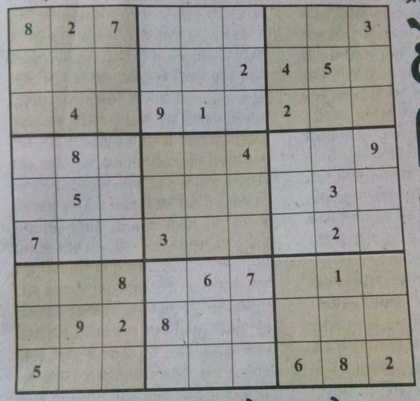
%> input picture sudokuexample4.jpg, 420 x 401 px, shrunk from 1665 x 1588 before the run
$ octave BackTrackAlgo.m   (GNU Octave 9; MATLAB toolbox functions it lacks are replaced by stand-ins)
%> lines starting %> are read from the running program, lines starting %| are printed output that depends on the picture; in (x1, y1, x2, y2) boxes, pixels count from 0 and x2, y2 are one past the last pixel; in counts of white or black regions, pixels touching at a corner belong together; the program's own positions count from 1
### FilterAndOCRUpdated.m
%For using this use SettingOutputMatrixwithStraighteningandCustomiztion.m

%Read Image.
image=imread('sudokuexample4.jpg');
%> image is the input picture: size 401x420x3 uint8; mean R, G, B 155.5, 155, 151
grayimage=rgb2gray(image);
contrastgrayimage=imadjust(grayimage);
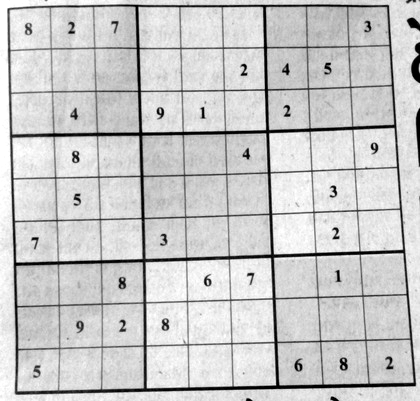
%> contrastgrayimage: size 401x420 uint8; min 0, max 255, mean 200.9
removeborder=imclearborder(contrastgrayimage);
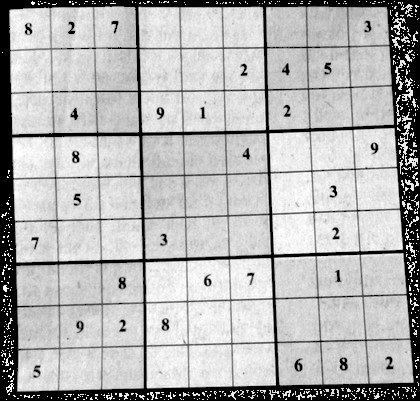
%> removeborder: size 401x420 uint8; min 0, max 255, mean 180.1
binary=removeborder>20;
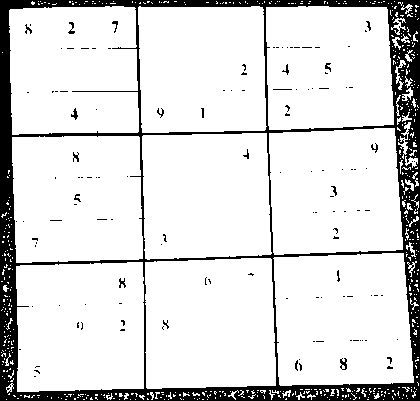
%> binary: size 401x420 logical; 86.3% white; 129 black regions (109 under 20 px), largest, box (x1, y1, x2, y2) and area: (0, 0, 420, 401) 22040, (340, 358, 347, 370) 51, (68, 22, 75, 34) 39
connComp=bwconncomp(binary);
%> connComp = 546 connected components
stats=regionprops(connComp,'Area');
%> stats = 546 regions; largest, Area: 17007, 16334, 15918, 15784, 15724
mask=binary;
mask(vertcat(connComp.PixelIdxList{[stats.Area]<1500}))=0;
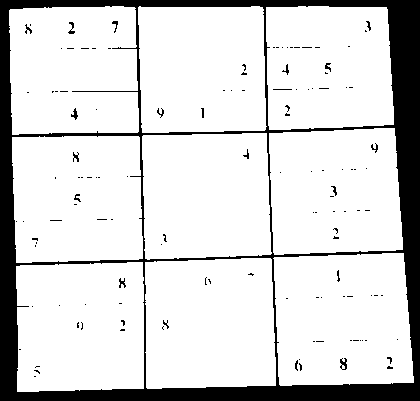
%> mask: size 401x420 logical; 84.4% white; 126 black regions (106 under 20 px), largest, box (x1, y1, x2, y2) and area: (0, 0, 420, 401) 25259, (340, 358, 347, 370) 51, (68, 22, 75, 34) 39
straighteningobject=imerode(mask,strel('disk',6));
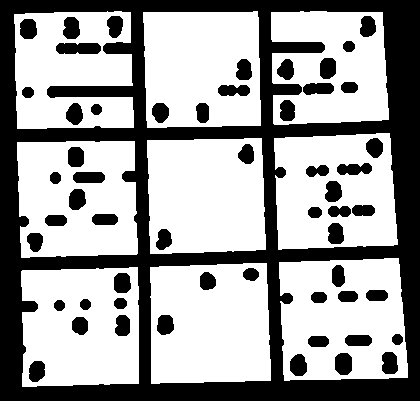
%> straighteningobject: size 401x420 logical; 62.4% white; 56 black regions, largest, box (x1, y1, x2, y2) and area: (0, 0, 420, 401) 50115, (56, 43, 101, 54) 461, (73, 172, 105, 183) 328

%Find coordinates of Rectangular region
[y,x]=find(mask);
%> y = 142119 values from 7 to 392; x = 142119 values from 10 to 414
[~,loc]=min(x+y);
%> loc = 1
C(1,:)=[x(loc),y(loc)];
[~,loc]=min(x-y);
%> loc = 1584
C(2,:)=[x(loc),y(loc)];
[~,loc]=max(x+y);
%> loc = 142119
C(3,:)=[x(loc),y(loc)];
[~,loc]=max(x-y);
%> loc = 136972
C(4,:)=[x(loc),y(loc)];

%Perform Straightening of image.
U=mean(C([1 2],1),'native');
%> U = 14
D=mean(C([3 4],1),'native');
%> D = 400.5
L=mean(C([1 4],2),'native');
%> L = 9.5
R=mean(C([2 3],2),'native');
%> R = 387.5
newcorner=[U L;U R;D R;D L];
%> newcorner = [14 9.5; 14 387.5; 400.5 387.5; 400.5 9.5]
t=cp2tform(C,newcorner,'projective');
%> t = {ndims_in 2, ndims_out 2}
%> the run ends on the next line
transform=imtransform(mask,t);

%Find new corners of straightened image.
[y,x]=find(transform);
[~,loc]=min(x+y);
C(1,:)=[x(loc),y(loc)];
[~,loc]=min(x-y);
C(2,:)=[x(loc),y(loc)];
[~,loc]=max(x+y);
C(3,:)=[x(loc),y(loc)];
[~,loc]=max(x-y);
C(4,:)=[x(loc),y(loc)];
transform1=imtransform(grayimage,t);

%Crop the image.
crop=imcrop(transform1,[C(1,1),C(1,2),C(2,2)-C(1,2),C(4,1)-C(1,1)]);
binarycrop=~(imsharpen(imadjust(crop))>124);

%Filter all connected components based on properties and their values.
connectedComponents=bwconncomp(binarycrop);
stats=regionprops(connectedComponents,'Eccentricity','Area','MajorAxisLength');
mask=binarycrop;
masker=imdilate(mask,strel('disk',2));
masker(vertcat(connectedComponents.PixelIdxList{[stats.Eccentricity]<0.6 |[stats.Area]<400| [stats.Area]>3000 | [stats.MajorAxisLength]>10000}))=0;
masker=imerode(masker,strel('disk',2));
masker1=imerode(masker,strel('disk',1));
SettingUpAGridUpdated;

%Collect [x y] coordinates of ROI.
xy=roi(:,[1 2]);
flag=0;

%Show Image alongwith all ROI plotted with the ROI number labelled on it.
out=insertShape(crop,'rectangle',roi,'LineWidth',2);
for j=1:81
out = insertText(out,xy(j,:),j,'AnchorPoint','Center');
end
imshow(out);
i=input('Enter roi to be formatted');

%Do adjustment of ROI using switch-case and check if ROI is within
%boundaries.
if i~=0
    while(flag==0)
        flag2=menu('Choose adjustment if wanted and Show to preview else hit GO','Up','Down','Left','Right','Another','Show','GO');
        switch flag2
            case 1
                temp=roi(i,2);
                roi(i,2)=roi(i,2)-5;
                if CheckForROIconsistency(roi,i,row,column)==0
                    continue;
                else
                    roi(i,2)=temp;
                    disp('Exceeds limits.');
                end
            case 2
                temp=roi(i,2);
                roi(i,2)=roi(i,2)+5;
                if CheckForROIconsistency(roi,i,row,column)==0
                    continue;
                else
                    roi(i,2)=temp;
                    disp('Exceeds limits.');
                end
            case 3
                temp=roi(i,1);
                roi(i,1)=roi(i,1)-5;
                if CheckForROIconsistency(roi,i,row,column)==0
                    continue;
                else
                    roi(i,1)=temp;
                    disp('Exceeds limits.');
                end
            case 4
                temp=roi(i,1);
                roi(i,1)=roi(i,1)+5;
                if CheckForROIconsistency(roi,i,row,column)==0
                    continue;
                else
                    roi(i,1)=temp;
                    disp('Exceeds limits.');
                end
            case 5
                i=input('Enter roi to be formatted');
                continue;
            case 6
                out=insertShape(crop,'rectangle',roi,'LineWidth',2);
                for j=1:81
                out = insertText(out,xy(j,:),j,'AnchorPoint','Center');
                end
                imshow(out);
                continue;
            case 7
                flag=1;
        end
    end
end

%Do OCR when satisfied with grid and store it.
ocrtext=ocr(masker1,roi,'TextLayout','Block','CharacterSet','123456789');

### BackTrackAlgo.m
%Input of image and Image Processing for efficient character extraction.
FilterAndOCRUpdated;
